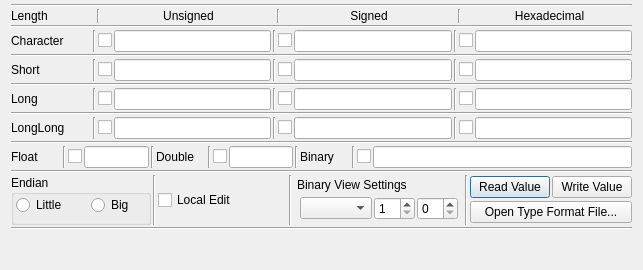
<?xml version="1.0" encoding="UTF-8"?>
<ui version="4.0">
 <class>binary_values_view</class>
 <widget class="QDialog" name="binary_values_view">
  <property name="geometry">
   <rect>
    <x>0</x>
    <y>0</y>
    <width>643</width>
    <height>270</height>
   </rect>
  </property>
  <property name="windowTitle">
   <string>Dialog</string>
  </property>
  <layout class="QVBoxLayout" name="verticalLayout">
   <property name="spacing">
    <number>2</number>
   </property>
   <property name="topMargin">
    <number>4</number>
   </property>
   <property name="bottomMargin">
    <number>4</number>
   </property>
   <item>
    <widget class="Line" name="line_19">
     <property name="orientation">
      <enum>Qt::Horizontal</enum>
     </property>
    </widget>
   </item>
   <item>
    <layout class="QHBoxLayout" name="horizontalLayoutHead">
     <property name="spacing">
      <number>6</number>
     </property>
     <item>
      <widget class="QLabel" name="label_2">
       <property name="minimumSize">
        <size>
         <width>80</width>
         <height>0</height>
        </size>
       </property>
       <property name="maximumSize">
        <size>
         <width>80</width>
         <height>20</height>
        </size>
       </property>
       <property name="text">
        <string>Length</string>
       </property>
      </widget>
     </item>
     <item>
      <widget class="Line" name="line_11">
       <property name="orientation">
        <enum>Qt::Vertical</enum>
       </property>
      </widget>
     </item>
     <item>
      <widget class="QLabel" name="label_signed">
       <property name="minimumSize">
        <size>
         <width>0</width>
         <height>0</height>
        </size>
       </property>
       <property name="maximumSize">
        <size>
         <width>16777215</width>
         <height>16777215</height>
        </size>
       </property>
       <property name="locale">
        <locale language="English" country="UnitedStates"/>
       </property>
       <property name="text">
        <string>Unsigned</string>
       </property>
       <property name="alignment">
        <set>Qt::AlignCenter</set>
       </property>
      </widget>
     </item>
     <item>
      <widget class="Line" name="lineVerticalHead">
       <property name="orientation">
        <enum>Qt::Vertical</enum>
       </property>
      </widget>
     </item>
     <item>
      <widget class="QLabel" name="label_unsigned">
       <property name="minimumSize">
        <size>
         <width>0</width>
         <height>0</height>
        </size>
       </property>
       <property name="maximumSize">
        <size>
         <width>16777215</width>
         <height>16777215</height>
        </size>
       </property>
       <property name="locale">
        <locale language="English" country="UnitedStates"/>
       </property>
       <property name="text">
        <string>Signed</string>
       </property>
       <property name="alignment">
        <set>Qt::AlignCenter</set>
       </property>
      </widget>
     </item>
     <item>
      <widget class="Line" name="line">
       <property name="orientation">
        <enum>Qt::Vertical</enum>
       </property>
      </widget>
     </item>
     <item>
      <widget class="QLabel" name="label">
       <property name="minimumSize">
        <size>
         <width>0</width>
         <height>0</height>
        </size>
       </property>
       <property name="maximumSize">
        <size>
         <width>16777215</width>
         <height>16777215</height>
        </size>
       </property>
       <property name="text">
        <string>Hexadecimal</string>
       </property>
       <property name="alignment">
        <set>Qt::AlignCenter</set>
       </property>
      </widget>
     </item>
    </layout>
   </item>
   <item>
    <widget class="Line" name="line_12">
     <property name="orientation">
      <enum>Qt::Horizontal</enum>
     </property>
    </widget>
   </item>
   <item>
    <layout class="QHBoxLayout" name="horizontalLayoutByte">
     <item>
      <widget class="QLabel" name="label_signed_byte">
       <property name="minimumSize">
        <size>
         <width>80</width>
         <height>0</height>
        </size>
       </property>
       <property name="locale">
        <locale language="English" country="UnitedStates"/>
       </property>
       <property name="text">
        <string>Character</string>
       </property>
      </widget>
     </item>
     <item>
      <widget class="Line" name="line_10">
       <property name="orientation">
        <enum>Qt::Vertical</enum>
       </property>
      </widget>
     </item>
     <item>
      <widget class="QCheckBox" name="checkUnsignedByte">
       <property name="toolTip">
        <string>Check to edit this value</string>
       </property>
       <property name="text">
        <string/>
       </property>
      </widget>
     </item>
     <item>
      <widget class="QLineEdit" name="edtUnsignedByte">
       <property name="toolTip">
        <string>Hit Enter to confirm input</string>
       </property>
       <property name="locale">
        <locale language="English" country="UnitedStates"/>
       </property>
      </widget>
     </item>
     <item>
      <widget class="Line" name="lineVerticalByte">
       <property name="orientation">
        <enum>Qt::Vertical</enum>
       </property>
      </widget>
     </item>
     <item>
      <widget class="QCheckBox" name="checkSignedByte">
       <property name="toolTip">
        <string/>
       </property>
       <property name="text">
        <string/>
       </property>
      </widget>
     </item>
     <item>
      <widget class="QLineEdit" name="edtSignedByte"/>
     </item>
     <item>
      <widget class="Line" name="line_2">
       <property name="orientation">
        <enum>Qt::Vertical</enum>
       </property>
      </widget>
     </item>
     <item>
      <widget class="QCheckBox" name="checkHexByte">
       <property name="text">
        <string/>
       </property>
       <property name="checked">
        <bool>false</bool>
       </property>
      </widget>
     </item>
     <item>
      <widget class="QLineEdit" name="edtHexByte"/>
     </item>
    </layout>
   </item>
   <item>
    <widget class="Line" name="line_13">
     <property name="orientation">
      <enum>Qt::Horizontal</enum>
     </property>
    </widget>
   </item>
   <item>
    <layout class="QHBoxLayout" name="horizontalLayoutShort">
     <item>
      <widget class="QLabel" name="label_unsigned_short">
       <property name="minimumSize">
        <size>
         <width>80</width>
         <height>0</height>
        </size>
       </property>
       <property name="text">
        <string>Short</string>
       </property>
      </widget>
     </item>
     <item>
      <widget class="Line" name="line_9">
       <property name="orientation">
        <enum>Qt::Vertical</enum>
       </property>
      </widget>
     </item>
     <item>
      <widget class="QCheckBox" name="checkUnsignedShort">
       <property name="text">
        <string/>
       </property>
      </widget>
     </item>
     <item>
      <widget class="QLineEdit" name="edtUnsignedShort"/>
     </item>
     <item>
      <widget class="Line" name="lineVerticalShort">
       <property name="orientation">
        <enum>Qt::Vertical</enum>
       </property>
      </widget>
     </item>
     <item>
      <widget class="QCheckBox" name="checkSignedShort">
       <property name="text">
        <string/>
       </property>
      </widget>
     </item>
     <item>
      <widget class="QLineEdit" name="edtSignedShort"/>
     </item>
     <item>
      <widget class="Line" name="line_3">
       <property name="orientation">
        <enum>Qt::Vertical</enum>
       </property>
      </widget>
     </item>
     <item>
      <widget class="QCheckBox" name="checkHexShort">
       <property name="text">
        <string/>
       </property>
      </widget>
     </item>
     <item>
      <widget class="QLineEdit" name="edtHexShort"/>
     </item>
    </layout>
   </item>
   <item>
    <widget class="Line" name="line_14">
     <property name="orientation">
      <enum>Qt::Horizontal</enum>
     </property>
    </widget>
   </item>
   <item>
    <layout class="QHBoxLayout" name="horizontalLayoutLong">
     <item>
      <widget class="QLabel" name="label_signed_long">
       <property name="minimumSize">
        <size>
         <width>80</width>
         <height>0</height>
        </size>
       </property>
       <property name="text">
        <string>Long</string>
       </property>
      </widget>
     </item>
     <item>
      <widget class="Line" name="line_8">
       <property name="orientation">
        <enum>Qt::Vertical</enum>
       </property>
      </widget>
     </item>
     <item>
      <widget class="QCheckBox" name="checkUnsignedLong">
       <property name="text">
        <string/>
       </property>
      </widget>
     </item>
     <item>
      <widget class="QLineEdit" name="edtUnsignedLong"/>
     </item>
     <item>
      <widget class="Line" name="lineVerticalLong">
       <property name="orientation">
        <enum>Qt::Vertical</enum>
       </property>
      </widget>
     </item>
     <item>
      <widget class="QCheckBox" name="checkSignedLong">
       <property name="text">
        <string/>
       </property>
      </widget>
     </item>
     <item>
      <widget class="QLineEdit" name="edtSignedLong"/>
     </item>
     <item>
      <widget class="Line" name="line_4">
       <property name="orientation">
        <enum>Qt::Vertical</enum>
       </property>
      </widget>
     </item>
     <item>
      <widget class="QCheckBox" name="checkHexLong">
       <property name="text">
        <string/>
       </property>
      </widget>
     </item>
     <item>
      <widget class="QLineEdit" name="edtHexLong"/>
     </item>
    </layout>
   </item>
   <item>
    <widget class="Line" name="line_15">
     <property name="orientation">
      <enum>Qt::Horizontal</enum>
     </property>
    </widget>
   </item>
   <item>
    <layout class="QHBoxLayout" name="horizontalLayoutLongLong">
     <item>
      <widget class="QLabel" name="labelLongLong">
       <property name="minimumSize">
        <size>
         <width>80</width>
         <height>0</height>
        </size>
       </property>
       <property name="text">
        <string>LongLong</string>
       </property>
      </widget>
     </item>
     <item>
      <widget class="Line" name="line_7">
       <property name="orientation">
        <enum>Qt::Vertical</enum>
       </property>
      </widget>
     </item>
     <item>
      <widget class="QCheckBox" name="checkUnsignedLongLong">
       <property name="text">
        <string/>
       </property>
      </widget>
     </item>
     <item>
      <widget class="QLineEdit" name="edtUnsignedLongLong"/>
     </item>
     <item>
      <widget class="Line" name="line_6">
       <property name="orientation">
        <enum>Qt::Vertical</enum>
       </property>
      </widget>
     </item>
     <item>
      <widget class="QCheckBox" name="checkSignedLongLong">
       <property name="text">
        <string/>
       </property>
      </widget>
     </item>
     <item>
      <widget class="QLineEdit" name="edtSignedLongLong"/>
     </item>
     <item>
      <widget class="Line" name="line_5">
       <property name="orientation">
        <enum>Qt::Vertical</enum>
       </property>
      </widget>
     </item>
     <item>
      <widget class="QCheckBox" name="checkHexLongLong">
       <property name="text">
        <string/>
       </property>
      </widget>
     </item>
     <item>
      <widget class="QLineEdit" name="edtHexLongLong"/>
     </item>
    </layout>
   </item>
   <item>
    <widget class="Line" name="line_16">
     <property name="orientation">
      <enum>Qt::Horizontal</enum>
     </property>
    </widget>
   </item>
   <item>
    <layout class="QHBoxLayout" name="horizontalLayoutFloatingPoint">
     <item>
      <widget class="QLabel" name="labelFloat">
       <property name="minimumSize">
        <size>
         <width>50</width>
         <height>0</height>
        </size>
       </property>
       <property name="text">
        <string>Float</string>
       </property>
      </widget>
     </item>
     <item>
      <widget class="Line" name="line_18">
       <property name="orientation">
        <enum>Qt::Vertical</enum>
       </property>
      </widget>
     </item>
     <item>
      <widget class="QCheckBox" name="checkFloat">
       <property name="text">
        <string/>
       </property>
      </widget>
     </item>
     <item>
      <widget class="QLineEdit" name="edtFloat">
       <property name="sizePolicy">
        <sizepolicy hsizetype="Expanding" vsizetype="Fixed">
         <horstretch>1</horstretch>
         <verstretch>0</verstretch>
        </sizepolicy>
       </property>
      </widget>
     </item>
     <item>
      <widget class="Line" name="lineFloatingPoint">
       <property name="orientation">
        <enum>Qt::Vertical</enum>
       </property>
      </widget>
     </item>
     <item>
      <widget class="QLabel" name="labelDouble">
       <property name="minimumSize">
        <size>
         <width>50</width>
         <height>0</height>
        </size>
       </property>
       <property name="text">
        <string>Double</string>
       </property>
      </widget>
     </item>
     <item>
      <widget class="Line" name="line_17">
       <property name="orientation">
        <enum>Qt::Vertical</enum>
       </property>
      </widget>
     </item>
     <item>
      <widget class="QCheckBox" name="checkDouble">
       <property name="text">
        <string/>
       </property>
      </widget>
     </item>
     <item>
      <widget class="QLineEdit" name="edtDouble">
       <property name="sizePolicy">
        <sizepolicy hsizetype="Expanding" vsizetype="Fixed">
         <horstretch>1</horstretch>
         <verstretch>0</verstretch>
        </sizepolicy>
       </property>
      </widget>
     </item>
     <item>
      <widget class="Line" name="line_25">
       <property name="orientation">
        <enum>Qt::Vertical</enum>
       </property>
      </widget>
     </item>
     <item>
      <widget class="QLabel" name="labelBinary">
       <property name="minimumSize">
        <size>
         <width>50</width>
         <height>0</height>
        </size>
       </property>
       <property name="text">
        <string>Binary</string>
       </property>
      </widget>
     </item>
     <item>
      <widget class="Line" name="line_26">
       <property name="orientation">
        <enum>Qt::Vertical</enum>
       </property>
      </widget>
     </item>
     <item>
      <widget class="QCheckBox" name="checkBinary">
       <property name="text">
        <string/>
       </property>
      </widget>
     </item>
     <item>
      <widget class="QLineEdit" name="edtBinary">
       <property name="sizePolicy">
        <sizepolicy hsizetype="Expanding" vsizetype="Fixed">
         <horstretch>4</horstretch>
         <verstretch>0</verstretch>
        </sizepolicy>
       </property>
      </widget>
     </item>
    </layout>
   </item>
   <item>
    <widget class="Line" name="line_20">
     <property name="orientation">
      <enum>Qt::Horizontal</enum>
     </property>
    </widget>
   </item>
   <item>
    <layout class="QHBoxLayout" name="horizontalLayout">
     <item>
      <widget class="QGroupBox" name="groupBox">
       <property name="minimumSize">
        <size>
         <width>140</width>
         <height>40</height>
        </size>
       </property>
       <property name="maximumSize">
        <size>
         <width>140</width>
         <height>16777215</height>
        </size>
       </property>
       <property name="title">
        <string>Endian</string>
       </property>
       <widget class="QRadioButton" name="radioEndian1">
        <property name="geometry">
         <rect>
          <x>5</x>
          <y>20</y>
          <width>57</width>
          <height>20</height>
         </rect>
        </property>
        <property name="toolTip">
         <string>Select little endian</string>
        </property>
        <property name="text">
         <string>Little</string>
        </property>
       </widget>
       <widget class="QRadioButton" name="radioEndian2">
        <property name="geometry">
         <rect>
          <x>80</x>
          <y>20</y>
          <width>45</width>
          <height>20</height>
         </rect>
        </property>
        <property name="toolTip">
         <string>Select big endian</string>
        </property>
        <property name="text">
         <string>Big</string>
        </property>
       </widget>
      </widget>
     </item>
     <item>
      <widget class="Line" name="line_21">
       <property name="orientation">
        <enum>Qt::Vertical</enum>
       </property>
      </widget>
     </item>
     <item>
      <widget class="QCheckBox" name="checkStandAlone">
       <property name="toolTip">
        <string>Check to edit local values</string>
       </property>
       <property name="text">
        <string>Local Edit</string>
       </property>
       <property name="checked">
        <bool>false</bool>
       </property>
      </widget>
     </item>
     <item>
      <widget class="Line" name="line_24">
       <property name="orientation">
        <enum>Qt::Vertical</enum>
       </property>
      </widget>
     </item>
     <item>
      <layout class="QVBoxLayout" name="verticalLayoutTableView">
       <property name="leftMargin">
        <number>3</number>
       </property>
       <property name="topMargin">
        <number>3</number>
       </property>
       <property name="rightMargin">
        <number>2</number>
       </property>
       <property name="bottomMargin">
        <number>2</number>
       </property>
       <item>
        <widget class="QLabel" name="labelTableView">
         <property name="text">
          <string>Binary View Settings</string>
         </property>
        </widget>
       </item>
       <item>
        <layout class="QHBoxLayout" name="horizontalLayoutTableView">
         <property name="leftMargin">
          <number>3</number>
         </property>
         <property name="topMargin">
          <number>3</number>
         </property>
         <property name="rightMargin">
          <number>3</number>
         </property>
         <property name="bottomMargin">
          <number>3</number>
         </property>
         <item>
          <widget class="QComboBox" name="comboType">
           <property name="toolTip">
            <string>Choose data type for table view</string>
           </property>
          </widget>
         </item>
         <item>
          <widget class="QSpinBox" name="spinColumns">
           <property name="toolTip">
            <string>Edit number of collumns shown in binary table view</string>
           </property>
           <property name="minimum">
            <number>1</number>
           </property>
           <property name="maximum">
            <number>32</number>
           </property>
          </widget>
         </item>
         <item>
          <widget class="QSpinBox" name="spinOffset">
           <property name="toolTip">
            <string>Edit offset for first byte</string>
           </property>
          </widget>
         </item>
        </layout>
       </item>
      </layout>
     </item>
     <item>
      <widget class="Line" name="line_22">
       <property name="orientation">
        <enum>Qt::Vertical</enum>
       </property>
      </widget>
     </item>
     <item>
      <layout class="QVBoxLayout" name="verticalLayout_3">
       <item>
        <layout class="QHBoxLayout" name="horizontalLayout_2">
         <item>
          <widget class="QPushButton" name="btnReadValue">
           <property name="toolTip">
            <string>Read values again</string>
           </property>
           <property name="text">
            <string>Read Value</string>
           </property>
          </widget>
         </item>
         <item>
          <widget class="QPushButton" name="btnWriteValue">
           <property name="toolTip">
            <string>Store edited value to file</string>
           </property>
           <property name="text">
            <string>Write Value</string>
           </property>
          </widget>
         </item>
        </layout>
       </item>
       <item>
        <widget class="QPushButton" name="btnOpenTypeFile">
         <property name="toolTip">
          <string>&lt;html&gt;&lt;head/&gt;&lt;body&gt;&lt;p&gt;Load format file for table view&lt;/p&gt;&lt;/body&gt;&lt;/html&gt;</string>
         </property>
         <property name="text">
          <string>Open Type Format File...</string>
         </property>
        </widget>
       </item>
      </layout>
     </item>
    </layout>
   </item>
   <item>
    <widget class="Line" name="line_23">
     <property name="orientation">
      <enum>Qt::Horizontal</enum>
     </property>
    </widget>
   </item>
   <item>
    <spacer name="verticalSpacer">
     <property name="orientation">
      <enum>Qt::Vertical</enum>
     </property>
     <property name="sizeHint" stdset="0">
      <size>
       <width>20</width>
       <height>40</height>
      </size>
     </property>
    </spacer>
   </item>
  </layout>
 </widget>
 <resources/>
 <connections/>
</ui>
